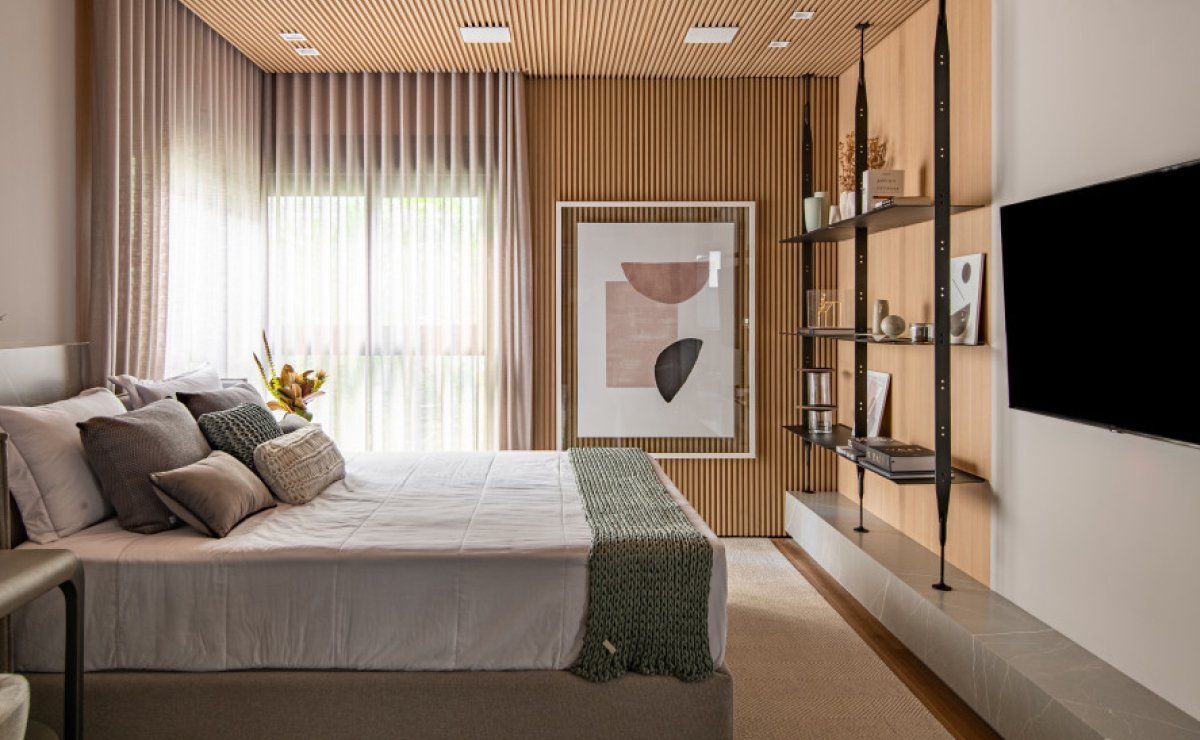
#> input picture quarto.jpg, 1200 x 740 px
$ python alg1.py
#> lines starting #> are read from the running program, lines starting #| are printed output that depends on the picture; after the words box and inside, x2 and y2 are one past the last pixel; in counts of white or black regions, pixels touching at a corner belong together
import cv2
import numpy as np

# Carregar a imagem em escala de cinza
imagem = cv2.imread('quarto.jpg', cv2.IMREAD_GRAYSCALE)
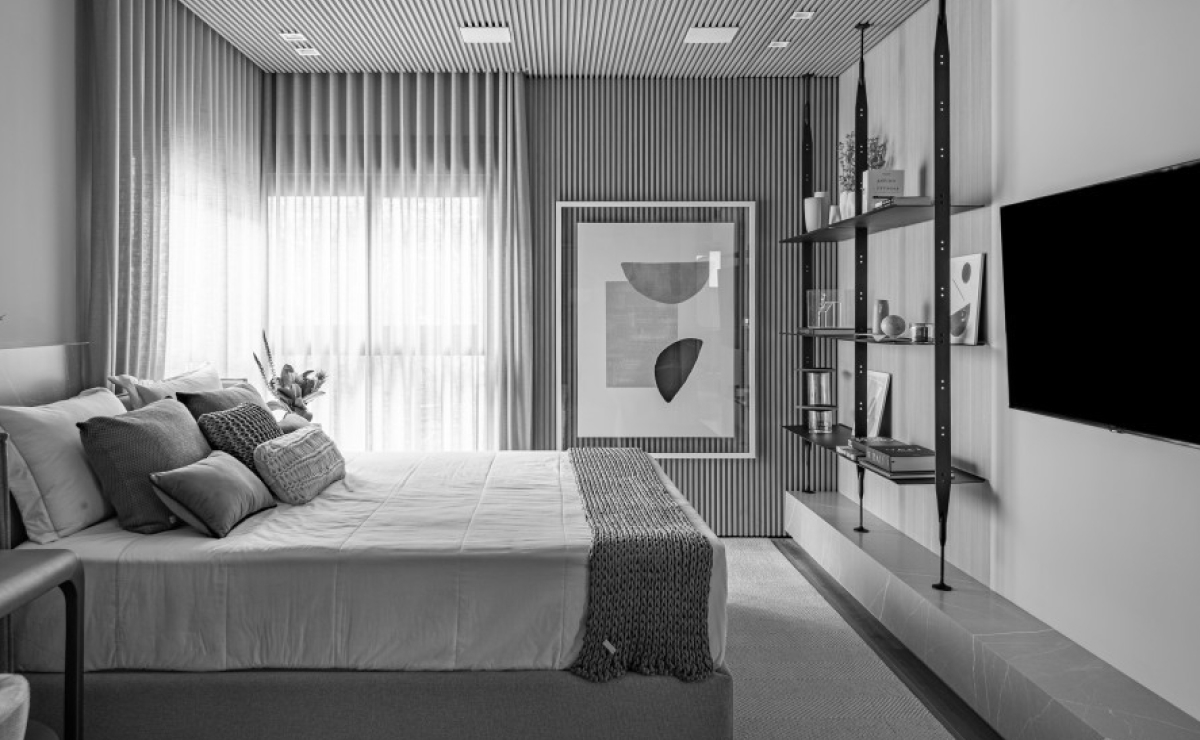
#> imagem: shape (740, 1200); min 0, max 255, mean 128.3

harris = cv2.cornerHarris(imagem, blockSize=6, ksize=19, k=0.01)
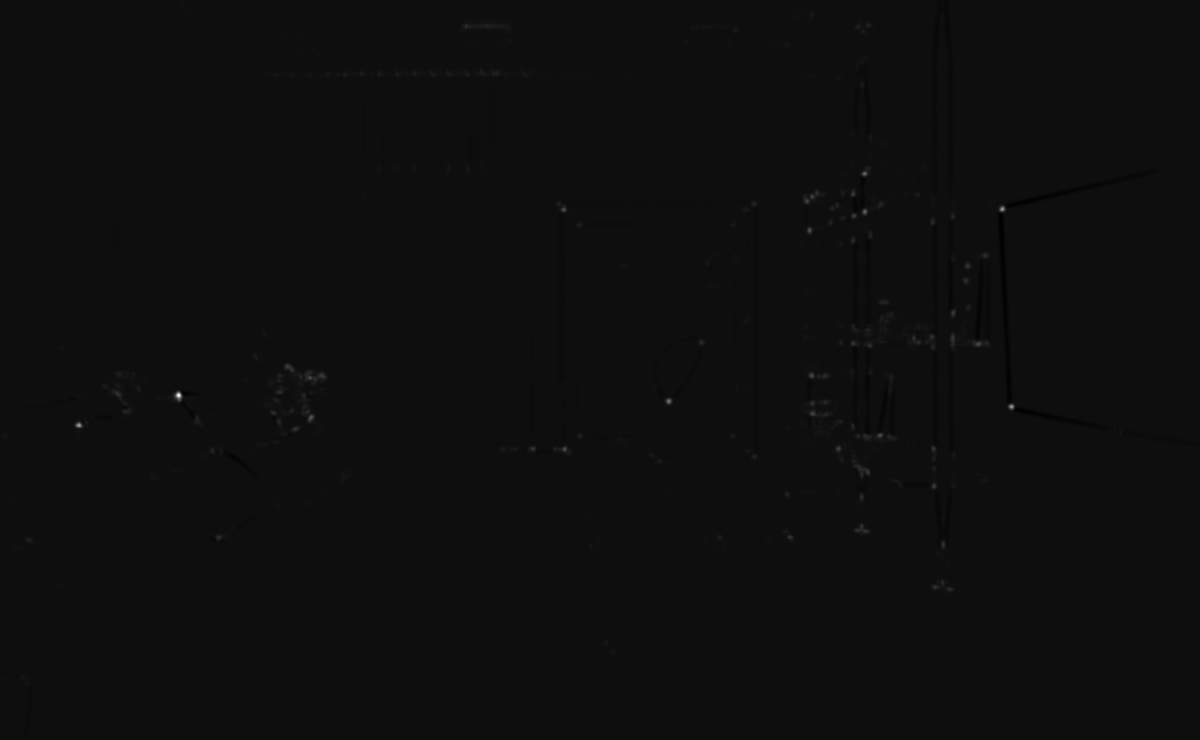
#> harris: shape (740, 1200) float32; min -2.95e+14, max 4.94e+15, mean 1.67e+12; drawn with min black and max white

harris = cv2.dilate(harris, None)

imagem[harris > 0.01 * harris.max()] = [255]
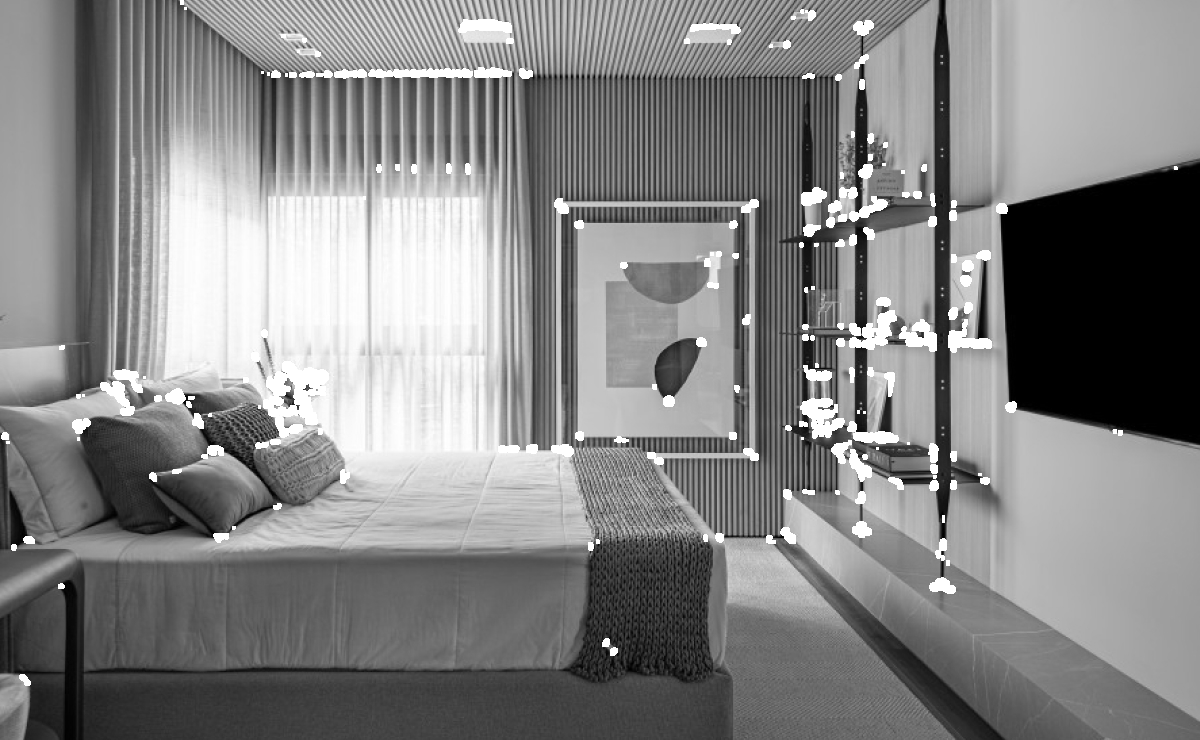
#> imagem: shape (740, 1200); 2.59% of pixels changed, all inside (x1, y1, x2, y2) = (1, 0, 1178, 686)

cv2.imshow("Harris Corner", imagem)
cv2.waitKey(0)
cv2.destroyAllWindows()

$ run again, with cozinha.jpg copied over quarto.jpg
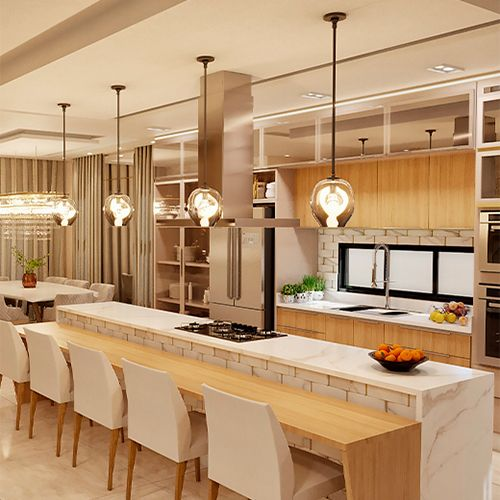
#> input picture cozinha.jpg, 500 x 500 px
#> `harris = cv2.cornerHarris(imagem, blockSize=6, ksize=19, k=0.01)`:
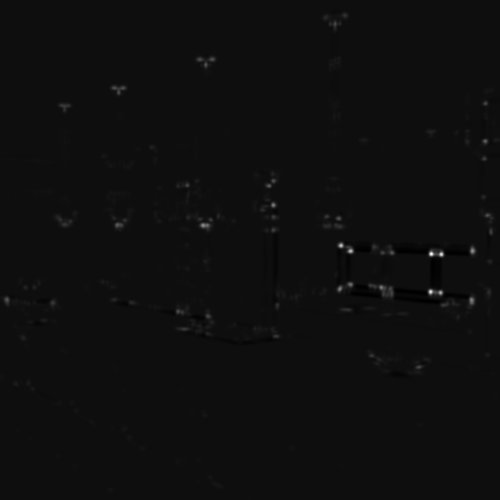
#> harris: shape (500, 500) float32; min -4.78e+14, max 7.99e+15, mean 1.71e+13; drawn with min black and max white
#> `imagem[harris > 0.01 * harris.max()] = [255]`:
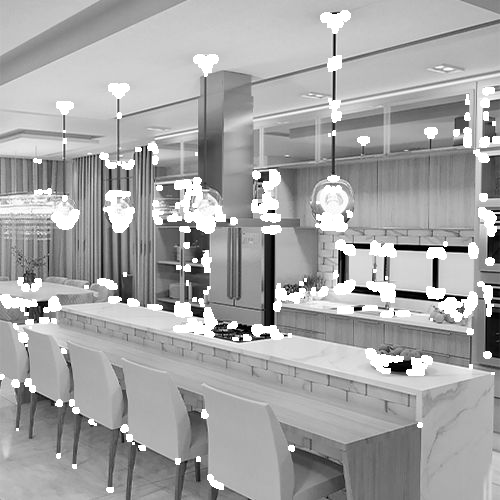
#> imagem: shape (500, 500); min 0, max 255, mean 165.6

$ run again, with sala2.jpg copied over quarto.jpg
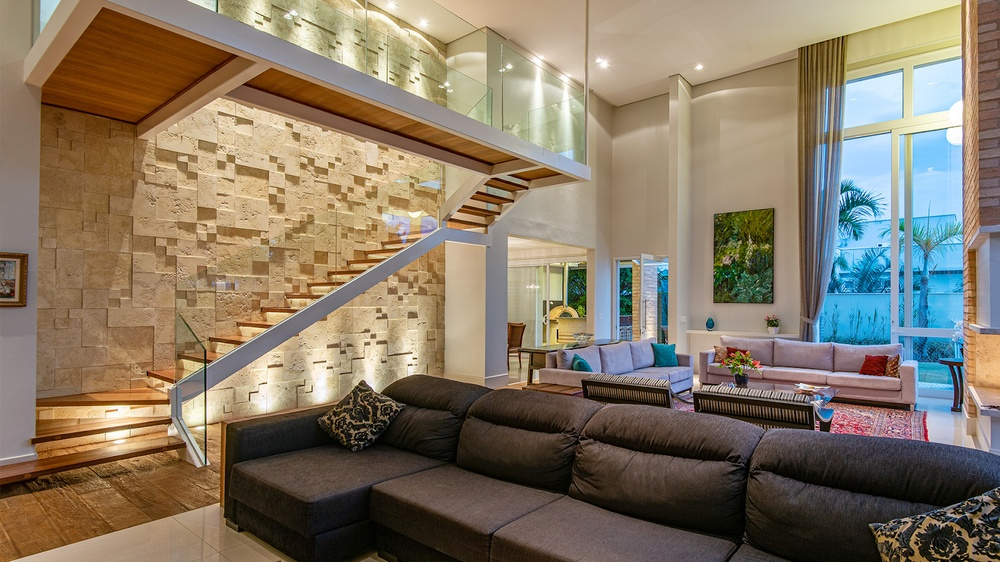
#> input picture sala2.jpg, 1000 x 562 px, shrunk from 1600 x 900 before the run
#> `harris = cv2.cornerHarris(imagem, blockSize=6, ksize=19, k=0.01)`:
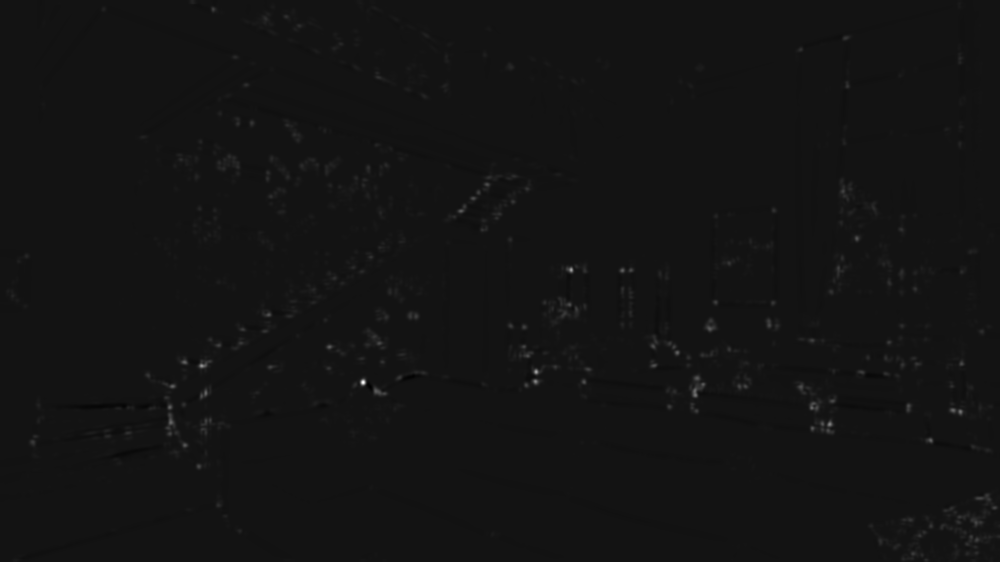
#> harris: shape (562, 1000) float32; min -1.68e+14, max 2.08e+15, mean 5.73e+12; drawn with min black and max white
#> `imagem[harris > 0.01 * harris.max()] = [255]`:
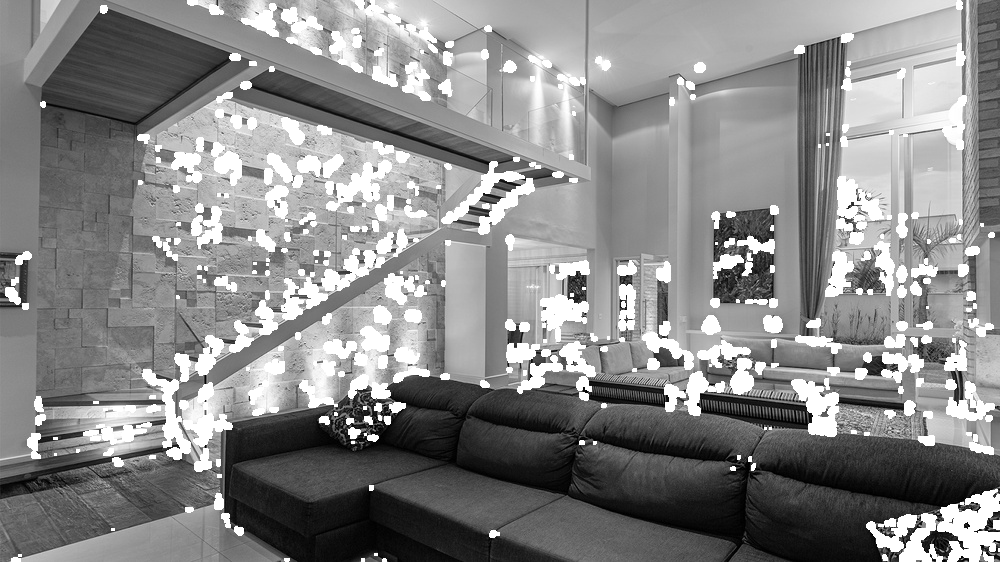
#> imagem: shape (562, 1000); min 0, max 255, mean 135.7
